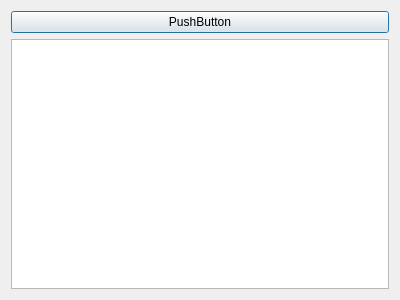
<?xml version="1.0" encoding="UTF-8"?>
<ui version="4.0">
 <class>myDialog</class>
 <widget class="QDialog" name="myDialog">
  <property name="geometry">
   <rect>
    <x>0</x>
    <y>0</y>
    <width>400</width>
    <height>300</height>
   </rect>
  </property>
  <property name="windowTitle">
   <string>Dialog</string>
  </property>
  <layout class="QVBoxLayout" name="verticalLayout">
   <item>
    <widget class="QPushButton" name="pushButton">
     <property name="text">
      <string>PushButton</string>
     </property>
    </widget>
   </item>
   <item>
    <widget class="QPlainTextEdit" name="plainTextEdit"/>
   </item>
  </layout>
 </widget>
 <resources/>
 <connections/>
</ui>
